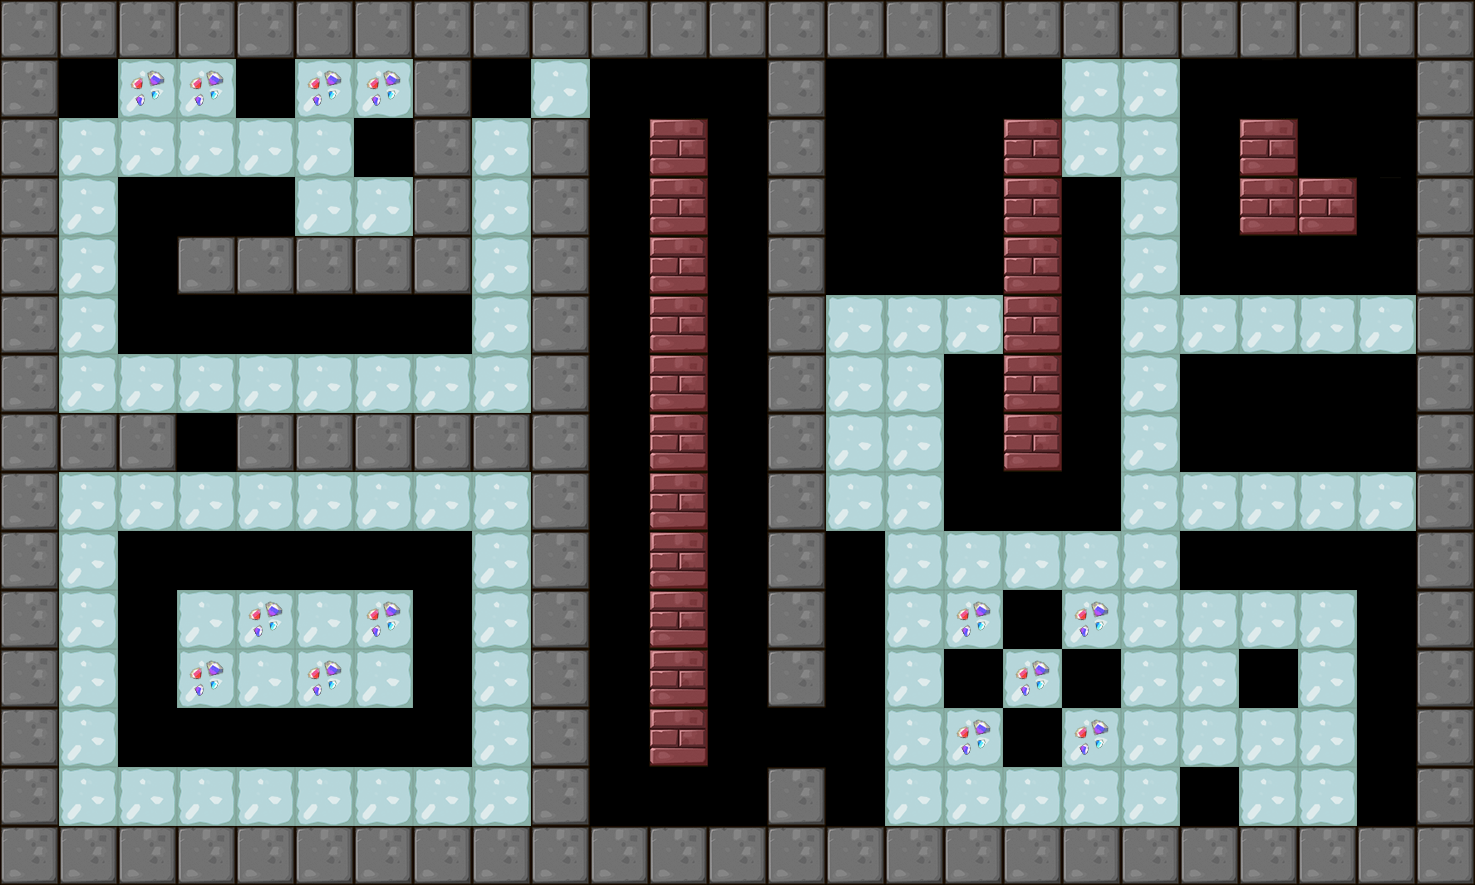

This is a level from a 2D game, rendered from its Tiled map with the project's own tilesets. A one-line summary and the map file follow, with tile-layer data summarised:
An orthogonal 25x15 tile map with 59x59 px tiles, 1 tile layer (BackGround) and 10 objects (4x Shipper, 3x Hammer, 2x Tanker, Player).

<map version="1.0" orientation="orthogonal" renderorder="right-down" width="25" height="15" tilewidth="59" tileheight="59">
 <tileset firstgid="1" name="itemmap" tilewidth="59" tileheight="59">
  <image source="tileset2.png" trans="ff00ff" width="354" height="354" />
 </tileset>
 <layer name="BackGround" width="25" height="15">
  <data>[375 cells, 290 non-empty, 10 distinct tile ids]</data>
 </layer>
 <objectgroup name="RobotCharacter">
  <object name="Player" x="359.237" y="123.356" width="40" height="40" />
 </objectgroup>
 <objectgroup name="EnemyCharacter">
  <object name="Shipper" type="Shipper" x="242.391" y="302.522" width="40" height="40" />
  <object name="Hammer" type="Hammer" x="420.962" y="537.58" width="40" height="40" />
  <object name="Shipper" type="Shipper" x="951.21" y="362.653" width="40" height="40" />
  <object name="Shipper" type="Shipper" x="1361.2" y="72.93" width="40" height="40" />
  <object name="Shipper" type="Shipper" x="1184.45" y="246.035" width="40" height="40" />
  <object name="Hammer" type="Hammer" x="1248.22" y="537.58" width="40" height="40" />
  <object name="Hammer" type="Hammer" x="830.948" y="537.58" width="40" height="40" />
  <object name="Tanker" type="Tanker" x="599.534" y="61.9971" width="40" height="40" />
  <object name="Tanker" type="Tanker" x="717.974" y="774.461" width="40" height="40" />
 </objectgroup>
</map>
